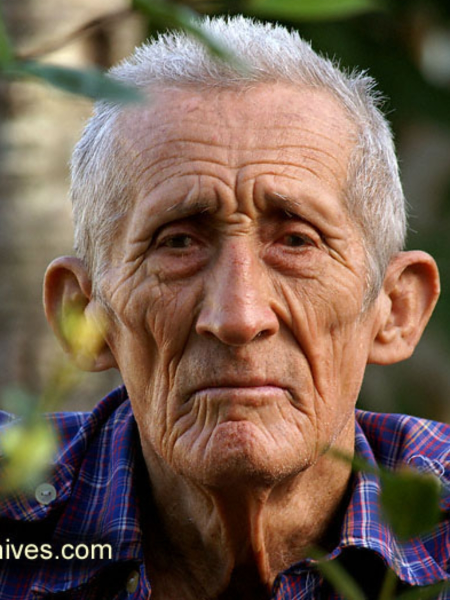
#> input picture imageHandler/1 (1).jpg, 900 x 1200 px (shown at 1/2 size)
$ python RunImageHandler.py   (older library calls are emulated)
#> lines starting #> are read from the running program, lines starting #| are printed output that depends on the picture
#> the answer given: 1 (1).jpg
#> the answer given: out.png
### imageHandler/imageHandler.py
import numpy
import cv2
import os
import image_cutter, quality_checker, transparency_remover, \
    image_rotator, blur_checker, face_square_recogniser
import threading
import queue

class ImageHandler:
    def __init__(self):
        self.image_cutter = image_cutter.ImageCutter()
        self.quality_checker = quality_checker.QualityChecker()
        self.transparency_remover = transparency_remover.TransparencyRemover()
        self.image_rotator = image_rotator.ImageRotator()
        self.blur_checker = blur_checker.BlurChecker()
        self.face_square_recognizer = face_square_recogniser.FaceSquareRecognizer()
        self.messages = dict()
        self.max_threads = 8
        self.photos_count = 0  # Метрика


    def edit_image(self,  image : numpy.ndarray) -> numpy.ndarray:
        self.photos_count += 1  # Метрика
        if not self.quality_checker.check_for_min_quality(image):
            raise ValueError(1)
        image_without_transparency = self.transparency_remover.remove_transparancy(image)
        #image_rotated = self.image_rotator.rotate(image_without_transparency)
        image_rotated = image_without_transparency
        face_square = self.face_square_recognizer.get_face_rectangle(image_without_transparency)
        if (not self.blur_checker.check_for_blur(image_rotated, face_square)):
            raise ValueError(1)
        image_face_cut = self.image_cutter.cut_in_proportions(image_rotated, face_square)
        image_3x4 = self.image_cutter.cut_3x4(image_face_cut)
        compressed_image = self.image_cutter.cut_quality(image_3x4)
        self.face_square_recognizer.get_face_rectangle(compressed_image)
        return compressed_image

    def edit_image_file(self, input_file, output_file):
#> called with input_file = '1 (1).jpg', output_file = 'out.png'
        if not os.path.exists(os.path.dirname(output_file)):
            os.makedirs(os.path.dirname(output_file))
        if os.path.isfile(input_file):
            image = cv2.imread(input_file, cv2.IMREAD_UNCHANGED)
#> image is the input picture: shape (1200, 900, 3); mean B, G, R 81.6, 96.8, 118.9
            try:
                edited_image = self.edit_image(image)
                cv2.imwrite(output_file, edited_image, [cv2.IMWRITE_JPEG_QUALITY, 100])
            except ValueError as e:
                raise ValueError(e.args[0])

    # [40 lines left out: functions edit_images_folder, worker, not called in this run]

### imageHandler/quality_checker.py
class QualityChecker:
    def check_for_min_quality(self, image):
        """Возвращает True, если изображение подходит по качеству"""
        height, width = image.shape[:2]
#> height = 1200; width = 900
        return height >= 1200 and width >= 900  # Данные размеры соответствуют >= 300 dpi для фото 3х4.

### imageHandler/face_square_recogniser.py
import cv2


class FaceSquareRecognizer:
    def get_face_rectangle(self, image):
        face_cascade = cv2.CascadeClassifier(
            cv2.data.haarcascades + 'haarcascade_frontalface_default.xml')
        gray_image = cv2.cvtColor(image, cv2.COLOR_BGR2GRAY)
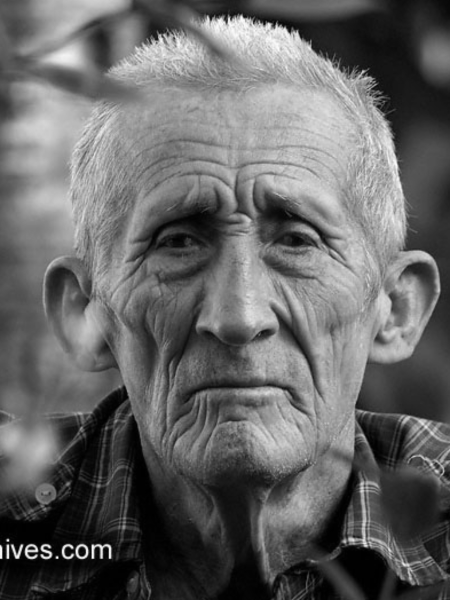
#> gray_image: shape (1200, 900) (shown at 1/2 size); min 0, max 253, mean 101.7
        faces = face_cascade.detectMultiScale(gray_image, scaleFactor=1.1,
                                              minNeighbors=5,
                                              minSize=(30, 30))
#> faces = [[123, 211, 701, 701]]
        if len(faces) == 0:
            raise ValueError(2)
        if len(faces) > 1:
            raise ValueError(3)
        x, y, w, h = faces[0]
#> x = 123; y = 211; w = 701; h = 701
#> in edit_image, `face_square = self.face_square_recognizer.get_face_rectangle(image_wit..`: face_square = (123, 211, 701, 701)
        return (x, y, w, h)

### imageHandler/blur_checker.py
import cv2


class BlurChecker:
    def check_for_blur(self, image, face_square):
        """Возвращает False, если изображение слишком размыто"""
#> called with face_square = (123, 211, 701, 701)
        minimumQuality = 200
        x, y, w, h = face_square
#> x = 123; y = 211; w = 701; h = 701
        gray = cv2.cvtColor(image[y:y + h, x:x + w], cv2.COLOR_BGR2GRAY)
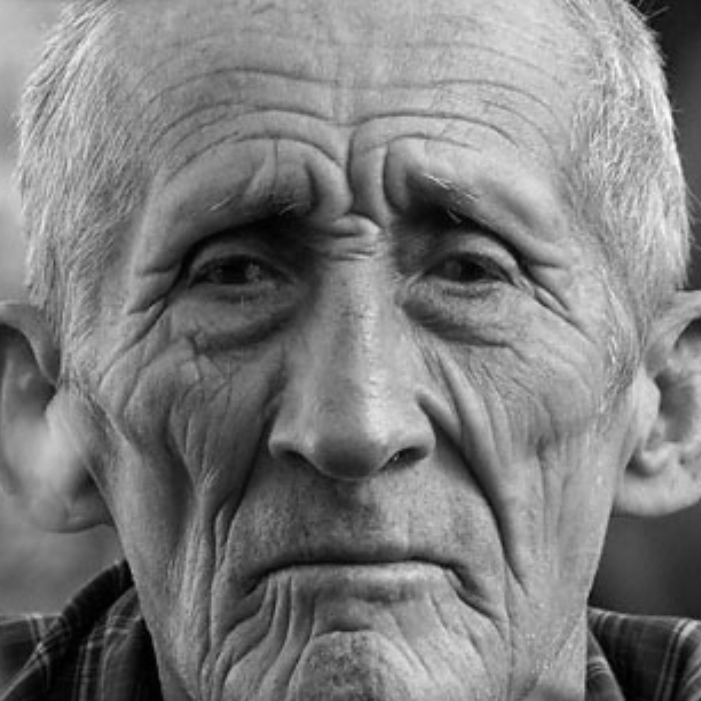
#> gray: shape (701, 701); min 0, max 252, mean 125.1
        return int(cv2.Laplacian(gray, cv2.CV_64F).var()) >= minimumQuality

### imageHandler/transparency_remover.py
import numpy


class TransparencyRemover:
    def remove_transparancy(self, image : numpy.ndarray) -> numpy.ndarray:
        """Возвращает изображение без прозрачности"""
        if (len(image.shape) == 2):
            raise ValueError("Изображение черно-белое")
        if image.shape[2] == 4:
            print(f"Изображение имеет альфа-канал (прозрачность).")
            alpha_channel = image[:, :, 3]
            mask = alpha_channel == 0
            # Заменяем прозрачные пиксели на белый цвет
            image[mask] = [255, 255, 255, 255]
            # Удаляем альфа-канал
            image = image[:, :, :3]
        else:
            print(f"Изображение не имеет альфа-канала (прозрачности).")
        return image

### imageHandler/RunImageHandler.py
import imageHandler, os

input_filename = input()
output_filename = input()
def run():
    image_handler = imageHandler.ImageHandler()
    if os.path.isfile(input_filename):
        message = image_handler.edit_image_file(input_filename, output_filename)
        print(message)
    else:
        messages = image_handler.edit_images_folder(input_filename, output_filename)
        print(messages)
#> (the run stopped early here; a loop or call above may not have finished)

$ run again, on imageHandler/love.jpg
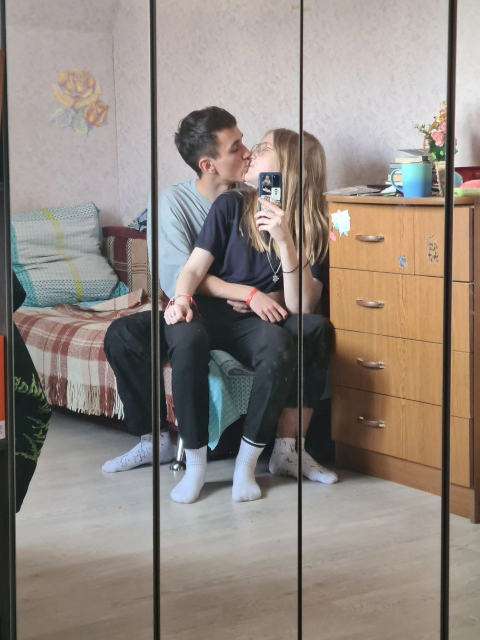
#> input picture imageHandler/love.jpg, 960 x 1280 px (shown at 1/2 size)
#> in edit_image_file, image is the input picture: shape (1280, 960, 3); mean B, G, R 127.6, 135, 144.9
#> in get_face_rectangle, `gray_image = cv2.cvtColor(image, cv2.COLOR_BGR2GRAY)`:
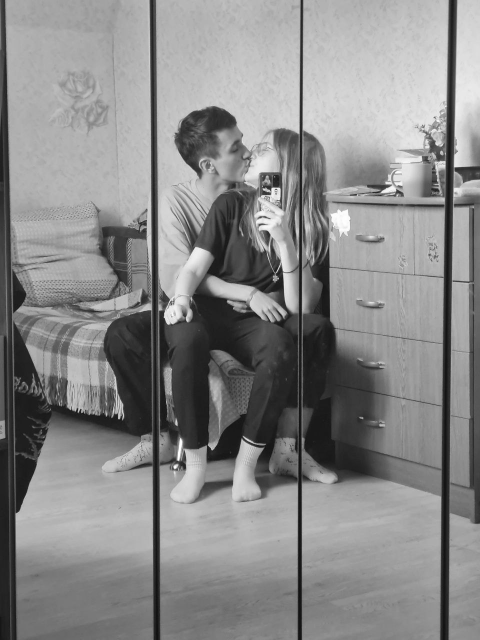
#> gray_image: shape (1280, 960) (shown at 1/2 size); min 5, max 255, mean 137.1
#> faces = ()

$ run again, on imageHandler/me.jpg
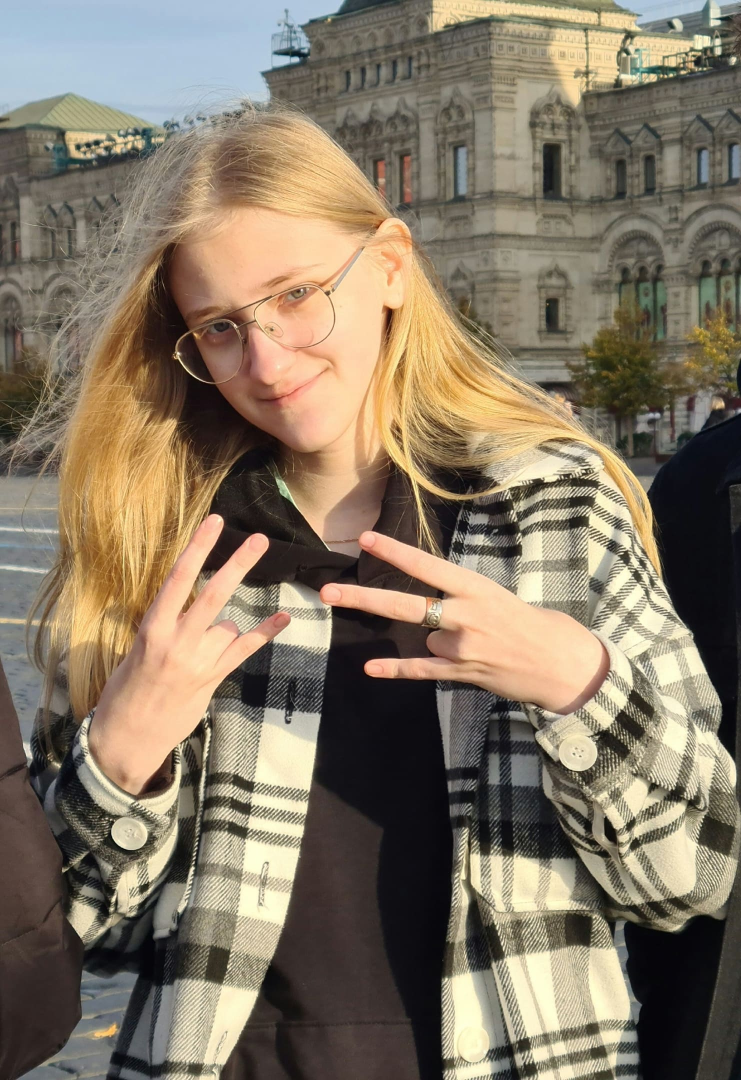
#> input picture imageHandler/me.jpg, 1482 x 2160 px (shown at 1/2 size)
#> in edit_image_file, image is the input picture: shape (2160, 1482, 3); mean B, G, R 100.8, 119.6, 132.8
#> in get_face_rectangle, `gray_image = cv2.cvtColor(image, cv2.COLOR_BGR2GRAY)`:
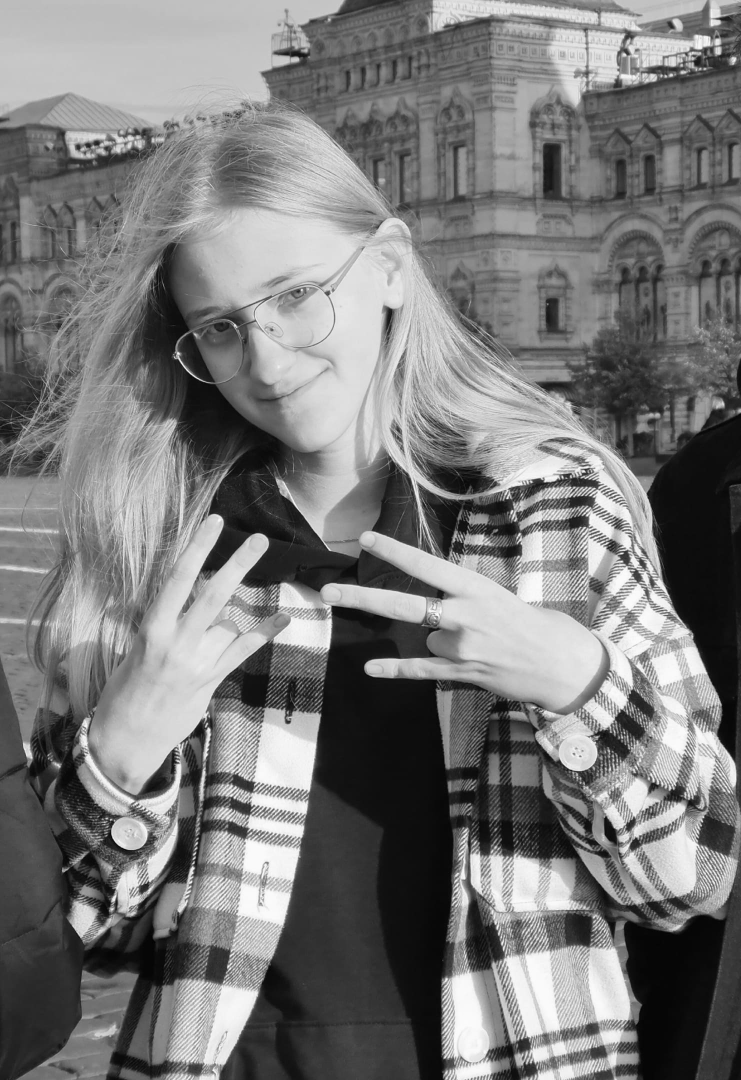
#> gray_image: shape (2160, 1482) (shown at 1/2 size); min 0, max 253, mean 121.4
#> faces = [[1346, 806, 38, 38], [1235, 328, 61, 61], [1166, 254, 62, 62], [855, 1499, 132, 132], [882, 389, 248, 248], [361, 1657, 261, 261], [374, 255, 445, 445]]
